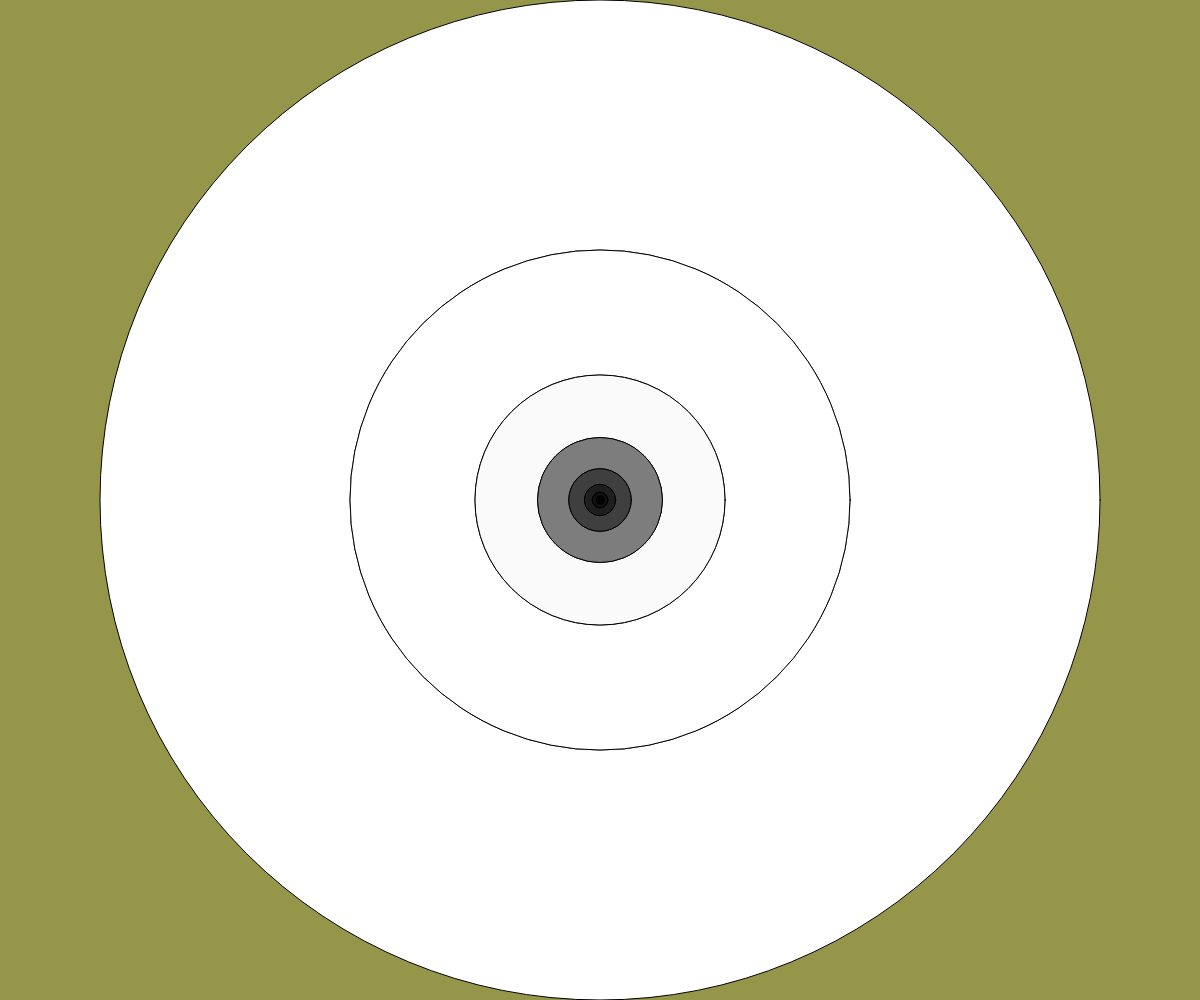
Frame 1 (no input)
Frame 60 (no input): identical to frame 1, image omitted
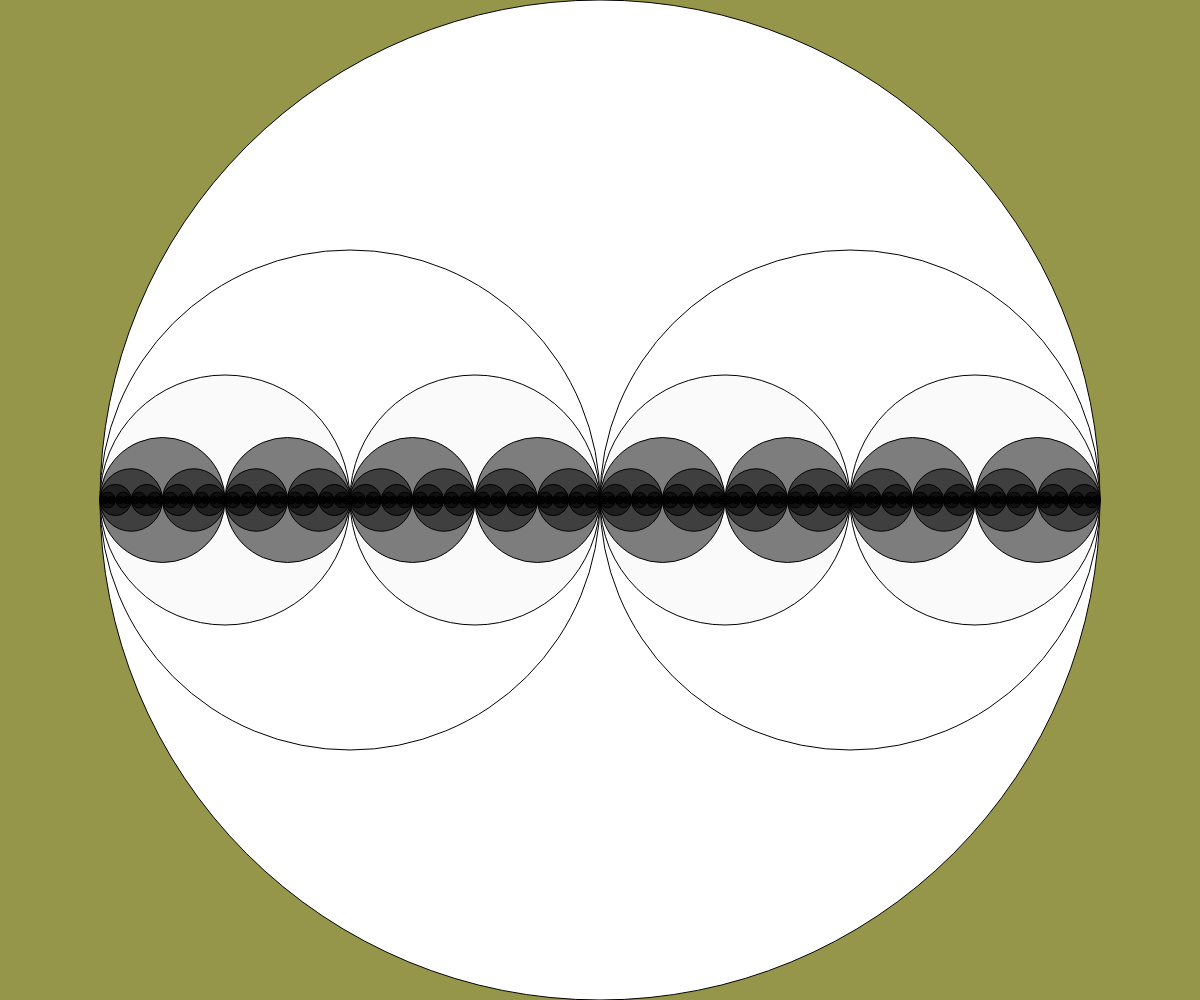
Frame 120 (the mouse pressed at the canvas centre since frame 60)

The p5.js sketch that drew these frames (run headless with seeded random() and noise() and a simulated clock; from frame 60 on, the mouse is pressed at the canvas centre):

// p5.js sketch
// ── sketch.js


function setup() {
  createCanvas(windowWidth, windowHeight);
}

function draw() {
  background(150,150,75);
  recursiveCircle(width/2, height/2, height, 0);
}

function recursiveCircle(x, y, diameter) {
  fill(diameter);
  circle(x, height/2, diameter);
  

  if (diameter > 5) {
    recursiveCircle(x-mouseX/2/width*diameter, y - mouseY/height/2, diameter/2);
    recursiveCircle(x+mouseX/2/width*diameter, y + mouseY/height/2, diameter/2);
  }
}
